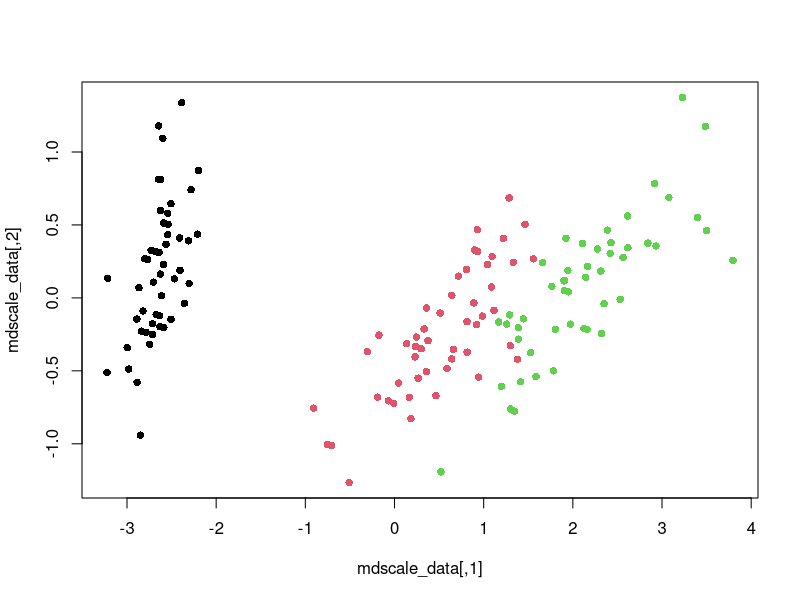

Write R code to recreate this figure.
#try classical multi-dimensional scaling
mdscale_data<-cmdscale(dist(iris[,-5]))
plot(mdscale_data, col = iris[,5], pch = 16)